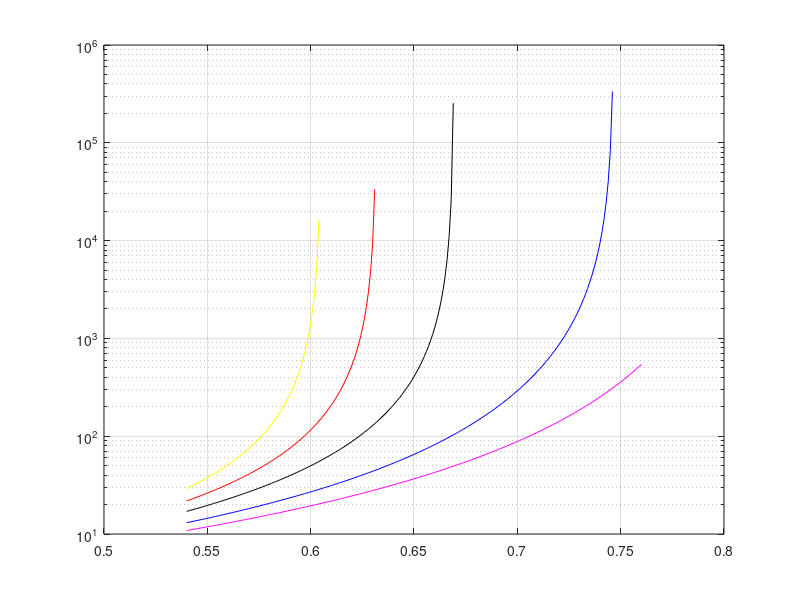

MATLAB code for this plot:
%PlotBimodal

close all
clear all

RFV = @(ratio, vliq) (.395-.395*vliq).*((1-ratio).^3)+vliq-.395;
H = @(vfrac) (2*(1-vfrac)./(abs(1-vfrac)+(1-vfrac))).*(1+0.75.*((vfrac)./(1-(vfrac)))).^2;
H2 = @(vfrac) (2*(0.605-vfrac)./(abs(0.605-vfrac)+(0.605-vfrac))).*(1+0.75.*((vfrac./0.605)./(1-(vfrac./0.605)))).^2;
H3 = @(vfrac) (2*(1-vfrac)./(abs(1-vfrac)+(1-vfrac))).*(1-vfrac)^-(2.5*.605);
H4 = @(vfrac) (2*(0.605-vfrac)./(abs(0.605-vfrac)+(0.605-vfrac))).*(1-(vfrac/(1-((1-.605)/.605)*vfrac)))^(-2.5);
H5 = @(vfrac) (2*(0.605-vfrac)./(abs(0.605-vfrac)+(0.605-vfrac))).*(1-vfrac/0.605)^(-2);
H6 = @(vfrac) (2*(0.605-vfrac)./(abs(0.605-vfrac)+(0.605-vfrac))).*(1-vfrac/0.605)^(-2.5*0.605);

xm = [0.54:0.001:.604];
xb = [0.54:0.001:.65];
xc = [0.54:0.001:.7];
xd = [0.54:0.001:.8];
x0 = [0.54:0.001:.76];

% for i=1:length(xm)
%     Maron(i) = H5(xm(i));
% end
for i=1:length(xm)
    KD(i) = H3(xm(i)/RFV(1,1));
end
% for i=1:length(xm)
%     KD2(i) = H6(xm(i));
% end
% for i=1:length(xm)
%     Farris(i) = H4(xm(i));
% end
% 
% for i=1:length(xm)
%     vc  = xm(i)-.25;
%     vf = .25/RFV(1, 1-vc);
%     Hm(i) = H3(vc/RFV(1,1))*H3(vf);
% end
% for i=1:length(xm)
%     vc  = xm(i)-.25;
%     vf = .25/RFV(1, 1-vc);
%     Hm2(i) = H(vc/.54)*H(vf);
% end
% for i=1:length(xm)
%     vc  = xm(i)-.25;
%     vf = .25/RFV(1, 1-vc);
%     Hm3(i) = H3(vc, RFV(1, 1-vc))*H3(vf, RFV(1, 1-vf));
% end
% for i=1:length(xm)
%     Hu(i) = H2(xm(i));
% end
% for i=1:length(xm)
%     Hu2(i) = H3(xm(i), RFV(1, 1-xm(i)));
% end
% for i=1:length(xm)
%     Hu3(i) = H4(xm(i));
% end
for i=1:length(xb)
    vc  = xb(i)*0.75;
    vf = xb(i)*.25/RFV(.477, 1-vc);
    Hb(i) = H3(vc/RFV(1,1))*H3(vf);
end
for i=1:length(xc)
    vc  = xc(i)*.75;
    vf = xc(i)*.25/RFV(.313, 1-vc);
    Hc(i) = H3(vc/RFV(1,1))*H3(vf);
end
for i=1:length(xd)
    vc  = xd(i)*.75;
    vf = xd(i)*.25/RFV(.138, 1-vc);
    Hd(i) = H3(vc/RFV(1,1))*H3(vf);
end
for i=1:length(x0)
    vc  = x0(i)*.75;
    vf = x0(i)*.25/RFV(0, 1-vc);
    H0(i) = H3(vc/RFV(1,1))*H3(vf);
end
semilogy(xb, Hb, 'r');
hold on
semilogy(xc, Hc, 'k');
semilogy(xd, Hd, 'b');
semilogy(x0, H0, 'm');
semilogy(xm, KD, 'y');
%semilogy(xm, Hu2, 'y*');
% semilogy(xb, Hb);
% semilogy(xc, Hc);
% semilogy(xd, Hd);
% semilogy(x0, H0);
grid on
